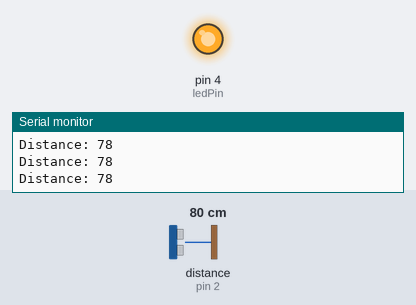
This sketch was run on a simulated Arduino Uno, built with avr-gcc and run on an emulated ATmega328P. Parts: output pins drawn as LEDs (lit = HIGH), the last lines printed to the serial monitor. Wiring (inferred from the names in the program): ultrasonic range finder: trigger pin 3; echo pin 2. Inputs (shaded band) come from the test bench; at power-on: distance to the obstacle (sensor on pin 2) 80 cm. The echo pulse lasts 58.3 µs per cm; pins used as bus, display or sensor lines are not drawn.

Above: at 1.2 s.
1.3 s: distance to the obstacle (sensor on pin 2) set to 97 cm
2.8 s: distance to the obstacle (sensor on pin 2) set to 107 cm
At 4.1 s:
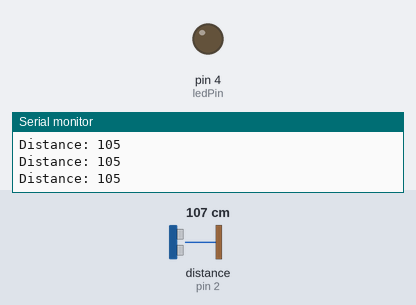
Timing chart, 0 to 5.8 s (numbered marks = the images above; inputs shaded):
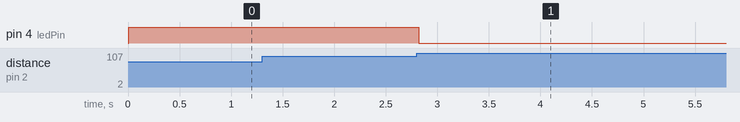

Measured:
- the behaviour switches between 102 and 103 cm on distance to the obstacle (sensor on pin 2) (found by bisection; images 0 and 1)
- after the input at 2.8 s, pin 4 (ledPin): HIGH → LOW at once

The sketch:

watching_motion.ino
```cpp
// defines pins numbers
const int trigPin = 3;
const int echoPin = 2;
int ledPin = 4;

// defines variables
long duration;
int distance;

int minDist = 0;
int maxDist = 100;

void setup() {
  pinMode(ledPin, OUTPUT);
  pinMode(trigPin, OUTPUT); // Sets the trigPin as an Output
  pinMode(echoPin, INPUT); // Sets the echoPin as an Input
  Serial.begin(9600); // Starts the serial communication
}

void loop() {
  getDistance();

  if (distance >= minDist && distance <= maxDist){
    digitalWrite(ledPin, HIGH);
  } else {
   digitalWrite(ledPin, LOW);
  }
}

void getDistance() {
  // Clears the trigPin
  digitalWrite(trigPin, LOW);
  delayMicroseconds(2);

  // Sets the trigPin on HIGH state for 10 micro seconds
  digitalWrite(trigPin, HIGH);
  delayMicroseconds(10);
  digitalWrite(trigPin, LOW);

  // Reads the echoPin, returns the sound wave travel time in microseconds
  duration = pulseIn(echoPin, HIGH);

  // Calculating the distance
  distance = duration*0.034/2;

  // Prints the distance on the Serial Monitor
  Serial.print("Distance: ");
  Serial.println(distance);
}
```
